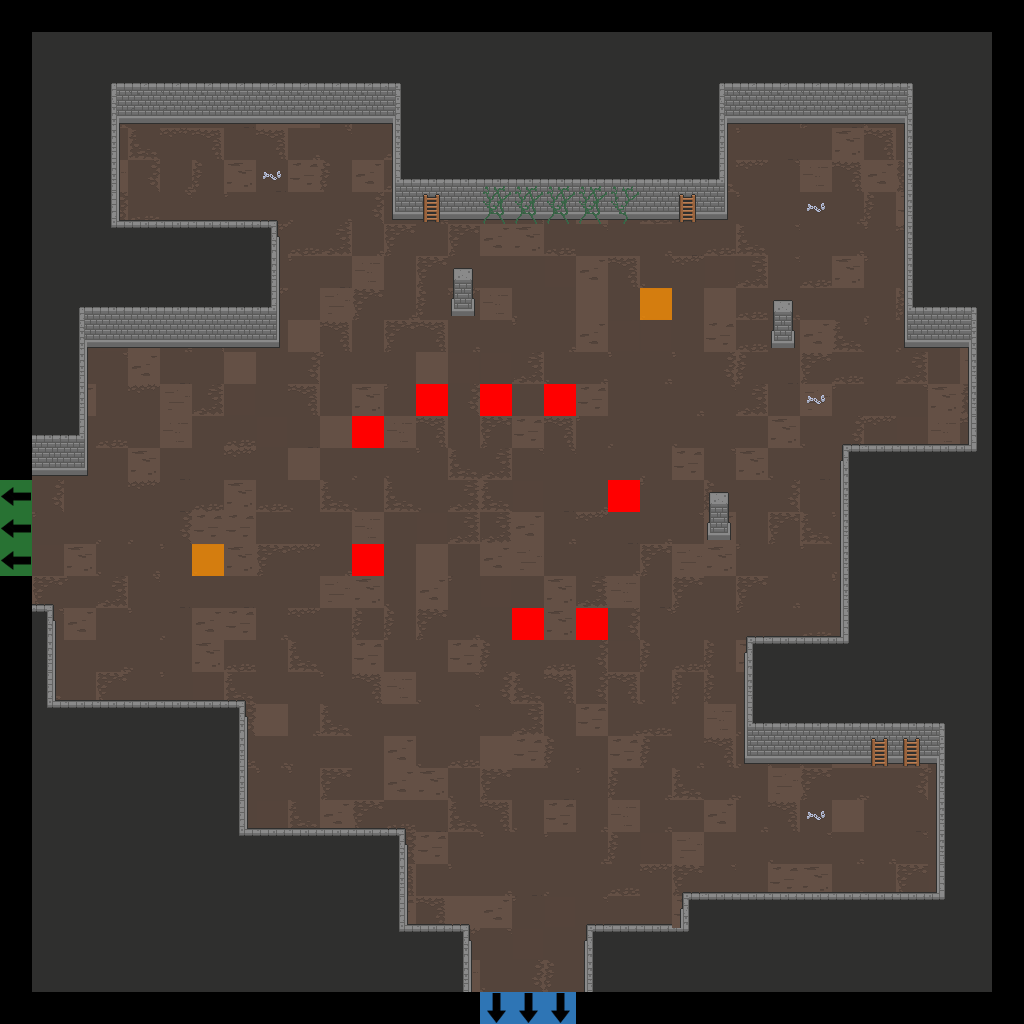

Rendered tile map (Tiled .tmx) drawn with the repository's tilesets; below, a short description and the map source with its tile grids summarised:
An orthogonal 32x32 tile map with 32x32 px tiles, 7 tile layers (Floor, Walls, Doors, Pillars, ...), 2 tilesets.

<map version="1.2" tiledversion="2019.04.18" orientation="orthogonal" renderorder="right-down" width="32" height="32" tilewidth="32" tileheight="32" infinite="0" nextlayerid="22" nextobjectid="1">
 <tileset firstgid="1" source="Dungeon_Tileset_2.tsx" />
 <tileset firstgid="321" source="flags.tsx" />
 <layer id="15" name="Floor" width="32" height="32">
  <data>[1024 cells, 900 non-empty, 30 distinct tile ids]</data>
 </layer>
 <layer id="16" name="Walls" width="32" height="32">
  <data>[1024 cells, 438 non-empty, 26 distinct tile ids]</data>
 </layer>
 <layer id="17" name="Doors" width="32" height="32">
  <data>[1024 cells, 0 non-empty, 0 distinct tile ids]</data>
 </layer>
 <layer id="18" name="Pillars" width="32" height="32">
  <data>[1024 cells, 6 non-empty, 2 distinct tile ids]</data>
 </layer>
 <layer id="19" name="Candles" width="32" height="32">
  <data>[1024 cells, 0 non-empty, 0 distinct tile ids]</data>
 </layer>
 <layer id="20" name="Debris" width="32" height="32">
  <data>[1024 cells, 18 non-empty, 6 distinct tile ids]</data>
 </layer>
 <layer id="21" name="Flags" width="32" height="32">
  <data>[1024 cells, 16 non-empty, 4 distinct tile ids]</data>
 </layer>
</map>
